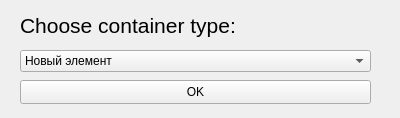
<?xml version="1.0" encoding="UTF-8"?>
<ui version="4.0">
 <class>Form</class>
 <widget class="QWidget" name="Form">
  <property name="geometry">
   <rect>
    <x>0</x>
    <y>0</y>
    <width>400</width>
    <height>118</height>
   </rect>
  </property>
  <property name="windowTitle">
   <string>Open Container</string>
  </property>
  <widget class="QLabel" name="label">
   <property name="geometry">
    <rect>
     <x>20</x>
     <y>10</y>
     <width>361</width>
     <height>31</height>
    </rect>
   </property>
   <property name="font">
    <font>
     <pointsize>16</pointsize>
    </font>
   </property>
   <property name="layoutDirection">
    <enum>Qt::LeftToRight</enum>
   </property>
   <property name="autoFillBackground">
    <bool>false</bool>
   </property>
   <property name="text">
    <string>Choose container type:</string>
   </property>
  </widget>
  <widget class="QComboBox" name="comboBox">
   <property name="geometry">
    <rect>
     <x>20</x>
     <y>50</y>
     <width>351</width>
     <height>22</height>
    </rect>
   </property>
   <property name="currentText">
    <string>Новый элемент</string>
   </property>
   <property name="sizeAdjustPolicy">
    <enum>QComboBox::AdjustToMinimumContentsLengthWithIcon</enum>
   </property>
   <item>
    <property name="text">
     <string>Новый элемент</string>
    </property>
   </item>
   <item>
    <property name="text">
     <string>Новый элемент2</string>
    </property>
   </item>
   <item>
    <property name="text">
     <string>Новый элемент</string>
    </property>
   </item>
   <item>
    <property name="text">
     <string>34544564564</string>
    </property>
   </item>
  </widget>
  <widget class="QPushButton" name="pushButton">
   <property name="geometry">
    <rect>
     <x>20</x>
     <y>80</y>
     <width>351</width>
     <height>24</height>
    </rect>
   </property>
   <property name="text">
    <string>OK</string>
   </property>
  </widget>
 </widget>
 <resources/>
 <connections/>
</ui>
